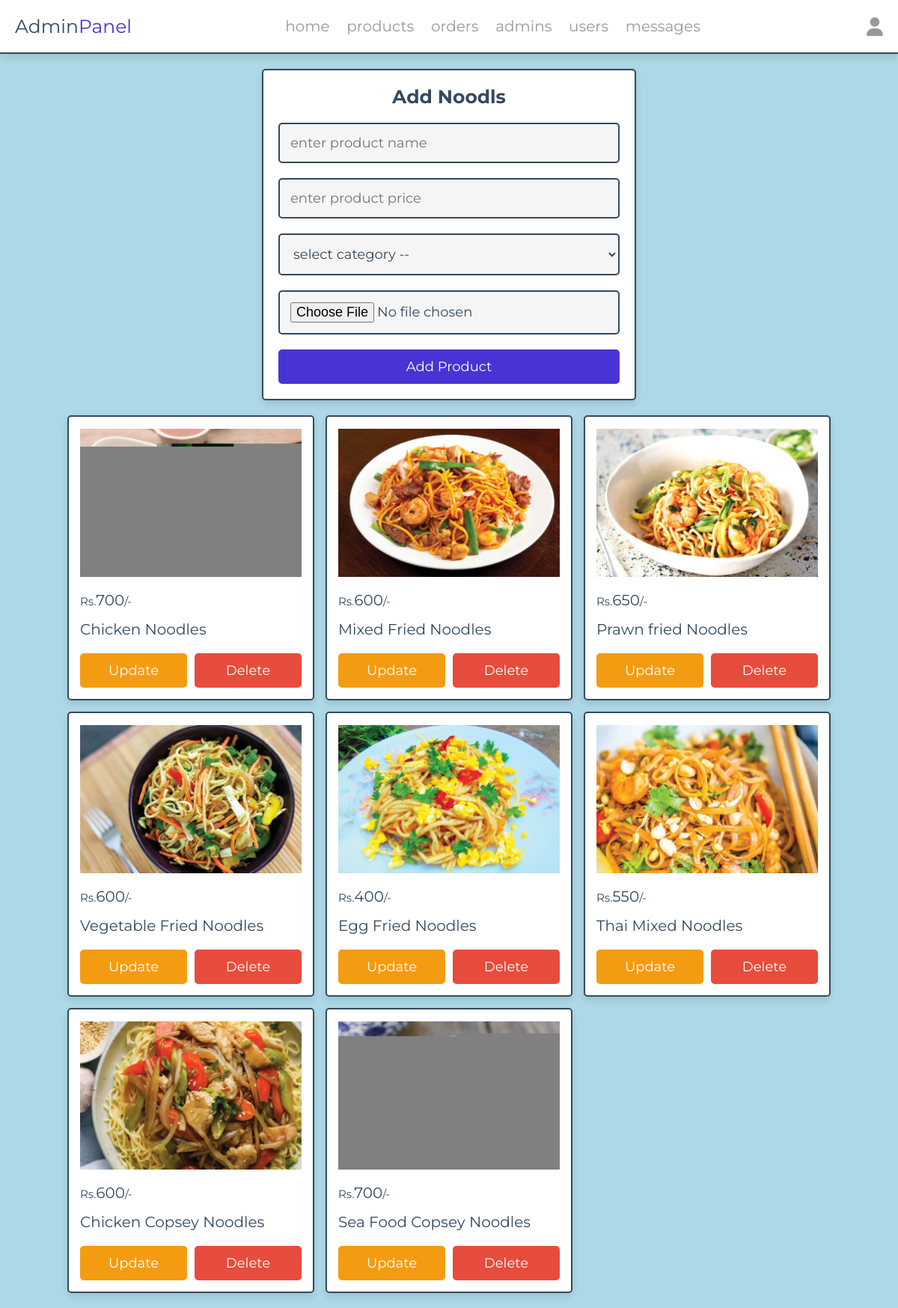
Screenshot of /admin/noodls.php (signed in) with the database file from the repository.
### tables this page shows
CREATE TABLE `noodls` (
  `id` int(100) NOT NULL,
  `name` varchar(100) NOT NULL,
  `price` int(10) NOT NULL,
  `image` varchar(100) NOT NULL,
  `category` varchar(100) NOT NULL
);

### admin/noodls.php (the view, shortened to what this page needs)
<?php
include '../components/connect.php';
?>
<!DOCTYPE html>
<html lang="en">
<head>
   <link rel="stylesheet" href="https://cdnjs.cloudflare.com/ajax/libs/font-awesome/6.1.1/css/all.min.css">
   <link rel="stylesheet" href="../css/admin_style.css">
   <link rel="stylesheet" href="../css/das.css">
</head>
<body>
<?php include '../components/admin_header.php' ?>
<section class="add-products">
   <form action="" method="POST" enctype="multipart/form-data">
      <h3>Add Noodls</h3>
      <input type="text" required placeholder="enter product name" name="name" maxlength="100" class="box">
      <input type="text" min="0" max="9999999999" required placeholder="enter product price" name="price" onkeypress="if(this.value.length == 10) return false;" class="box">
      <select name="category" class="box" required>
         <option value="" disabled selected>select category --</option>
      </select>
      <input type="file" name="image" class="box" accept="image/jpg, image/jpeg, image/png, image/webp" required>
      <input type="submit" value="add product" name="add_product" class="btn">
   </form>
</section>
<section class="show-products" style="padding-top: 0;">
   <div class="box-container">
   <?php
      $show_products = $conn->prepare("SELECT * FROM `noodls`");
      $show_products->execute();
      if($show_products->rowCount() > 0){
         while($fetch_products = $show_products->fetch(PDO::FETCH_ASSOC)){
   ?>
   <div class="box">
      <img src="../uploaded_img/<?= $fetch_products['image']; ?>" alt="">
      <div class="flex">
         <div class="price"><span>Rs.</span><?= $fetch_products['price']; ?><span>/-</span></div>
      </div>
      <div class="name"><?= $fetch_products['name']; ?></div>
      <div class="flex-btn">
         <a href="nood_up.php?update=<?= $fetch_products['id']; ?>" class="option-btn">update</a>
         <a href="noodls.php?delete=<?= $fetch_products['id']; ?>" class="delete-btn" onclick="return confirm('delete this product?');">delete</a>
      </div>
   </div>
   <?php
         }
      }else{
         echo '<p class="empty">no products added yet!</p>';
      }
   ?>
   </div>
</section>
</body>
</html>

### css/admin_style.css (style rules this page uses)
:root { --main-color:#4834d4; --red:#e74c3c; --orange:#f39c12; --black:#34495e; --white:#fff; --light-bg:#f5f5f5; --light-color:#999; --border:.2rem solid var(--black); --box-shadow:0 .5rem 1rem rgba(0,0,0,.1); }
* { font-family: 'Montserrat', sans-serif; margin:0; padding:0; box-sizing: border-box; text-decoration: none; outline: none; border:none; }
html { font-size: 62.5%; overflow-x: hidden; }
body { background-color: var(--light-bg); }
section { max-width: 1200px; margin:0 auto; padding:2rem; }
.btn, .delete-btn, .option-btn { display: block; margin-top: 1rem; border-radius: .5rem; cursor: pointer; width: 100%; font-size: 1.8rem; color:var(--white); padding:1.2rem 3rem; text-transform: capitalize; text-align: center; }
.btn { background-color: var(--main-color); }
.delete-btn { background-color: var(--red); }
.option-btn { background-color: var(--orange); }
.flex-btn { display: flex; gap:1rem; }
.add-products form { margin:0 auto; max-width: 50rem; background-color: var(--white); border-radius: .5rem; box-shadow: var(--box-shadow); border:var(--border); padding:2rem; text-align: center; }
.add-products form h3 { margin-bottom: 1rem; font-size: 2.5rem; color:var(--black); text-transform: capitalize; }
.add-products form .box { background-color: var(--light-bg); border:var(--border); width: 100%; padding:1.4rem; font-size: 1.8rem; color:var(--black); border-radius: .5rem; margin: 1rem 0; }
.show-products .box-container { display: grid; grid-template-columns: repeat(auto-fit, 33rem); gap:1.5rem; justify-content: center; align-items: flex-start; }
.show-products .box-container .box { background-color: var(--white); border-radius: .5rem; box-shadow: var(--box-shadow); border:var(--border); padding:1.5rem; }
.show-products .box-container .box img { width: 100%; height: 20rem; object-fit: contain; margin-bottom: 1rem; }
.show-products .box-container .box .name { font-size: 2rem; color:var(--black); padding:1rem 0; }
.show-products .box-container .box .flex { display: flex; align-items: center; gap:1rem; justify-content: space-between; }
.show-products .box-container .box .flex .price { font-size: 2rem; color:var(--black); margin:.5rem 0; }
.show-products .box-container .box .flex .price span { font-size: 1.5rem; }

### css/das.css (style rules this page uses)
body { background-color:lightblue; }

### rows the page displays
noodls: image (picture), price "700", name "Chicken Noodles"
noodls: image (picture), price "600", name "Mixed Fried Noodles"
noodls: image (picture), price "650", name "Prawn fried Noodles"
noodls: image (picture), price "600", name "Vegetable Fried Noodles"
noodls: image (picture), price "400", name "Egg Fried Noodles"
noodls: image (picture), price "550", name "Thai Mixed Noodles"
noodls: image (picture), price "600", name "Chicken Copsey Noodles"
noodls: image (picture), price "700", name "Sea Food Copsey Noodles"
